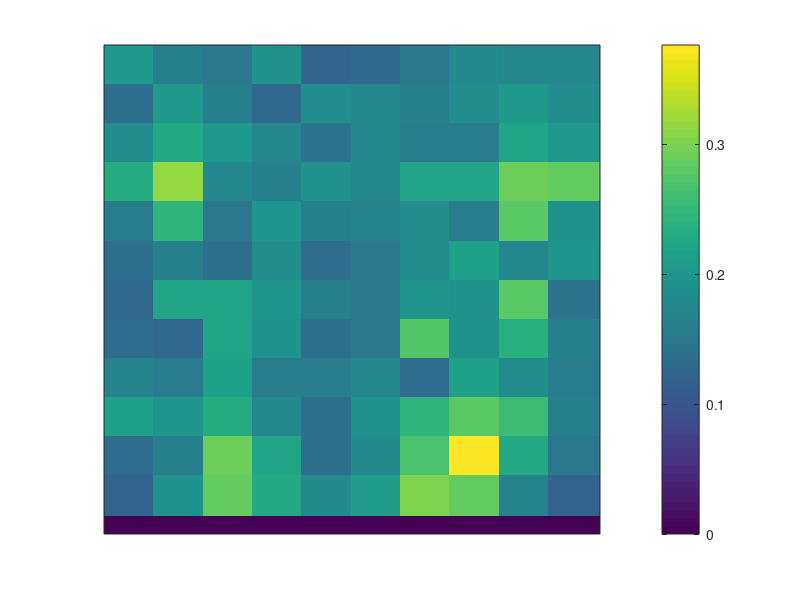

Recreate this plot in MATLAB.

scores = [0.203,0.1634,0.1486,0.1931,0.1189,0.1288,0.1486,0.1783,0.1733,0.1733,0.1387,0.203,0.1634,0.1288,0.1832,0.1733,0.1634,0.1832,0.203,0.1832,0.1832,0.2278,0.203,0.1733,0.1436,0.1733,0.1535,0.1585,0.2228,0.203,0.2328,0.3169,0.1733,0.1634,0.1882,0.1733,0.2228,0.2228,0.2922,0.2823,0.1535,0.2427,0.1486,0.1981,0.1634,0.1684,0.1832,0.1585,0.2773,0.1931,0.1387,0.1634,0.1387,0.1832,0.1337,0.1486,0.1832,0.2129,0.1733,0.1981,0.1288,0.2228,0.2228,0.1981,0.1634,0.1486,0.1981,0.1882,0.2773,0.1436,0.1337,0.1238,0.2179,0.1931,0.1387,0.1486,0.2724,0.1931,0.2377,0.1634,0.1684,0.1535,0.2129,0.1535,0.1585,0.1733,0.1337,0.2129,0.1832,0.1585,0.2129,0.1981,0.2328,0.1733,0.1387,0.1882,0.2427,0.2773,0.2575,0.1634,0.1337,0.1634,0.2922,0.2228,0.1387,0.1783,0.2674,0.3764,0.2278,0.1486,0.1189,0.1931,0.2823,0.2278,0.1783,0.208,0.3021,0.2823,0.1684,0.1189];

map = zeros(250,200);
py = 20;
px = 20;

for i = 1:length(scores)
	ys = (floor((i-1)/10)*py)+1;
	xs = (mod(i-1,10)*px)+1;
	map(ys:ys+py,xs:xs+px) = scores(i);
end

% save results matrix
map2 = double(map) / double(max(max(map)));
map2 = uint8(round(map2 * 255.0));
imwrite(map2,['diss60000036_patches.ppm'],'ppm');

set(gcf, 'Visible', 'off')
h = imagesc(map);    
set(gca,'XTickLabel',[]);
set(gca,'YTickLabel',[]);
set(gca,'XTick',[]);
set(gca,'YTick',[]);
colorbar;
saveas(h,['diss60000036_heatmap.ppm'],'ppm');